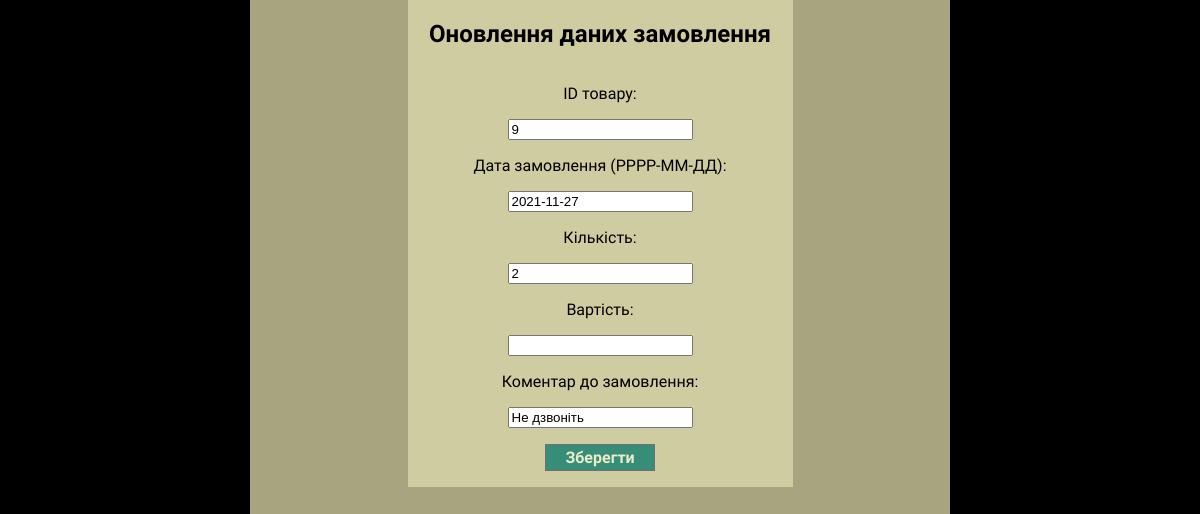
The page /update_orders.php?order_id=2 (signed in) on the database its author committed.
### tables this page shows
CREATE TABLE `Orders` (
  `order_id` int NOT NULL,
  `goods_id` int NOT NULL,
  `order_date` date NOT NULL,
  `quantity` int NOT NULL,
  `order_cost` int DEFAULT NULL,
  `comment` char(255) DEFAULT NULL
);

### update_orders.php (the view, shortened to what this page needs)
<?php
include "connect.php";
?>
<!DOCTYPE html>
<html>
<head>
<link rel="stylesheet" href="css/base.css">
</head>
<body>
<div class="divbg">
        <div class="regform">
<?php
if($_SERVER["REQUEST_METHOD"] === "GET" && isset($_GET["order_id"]))
{
    $orderid = mysqli_real_escape_string($conn, $_GET["order_id"]);
    $sql = "SELECT * FROM Orders WHERE order_id = '$orderid'";
    if($result = mysqli_query($conn, $sql)){
        if(mysqli_num_rows($result) > 0){
            foreach($result as $row){
                $goodsid = $row["goods_id"];
                $orderdate = $row["order_date"];
                $quantity = $row["quantity"];
                $ordercost = $row["order_cost"];
                $comment = $row["comment"];
            }
            echo "<h2>Оновлення даних замовлення</h2>
                <form method='post'>
                    <input type='hidden' name='order_id' value='$orderid' />
                    <p>ID товару:</p>
                    <p><input type='text' name='goods_id' value='$goodsid' /></p>
                    <p>Дата замовлення (РРРР-ММ-ДД):</p>
                    <p><input type='text' name='order_date' value='$orderdate' /></p>
                    <p>Кількість:</p>
                    <p><input type='number' name='quantity' value='$quantity' /></p>
                    <p>Вартість:</p>
                    <p><input type='number' name='order_cost' value='$ordercost' /></p>
                    <p>Коментар до замовлення:</p>
                    <p><input type='text' name='comment' value='$comment' /></p>
                    <p><input type='submit' class='button' value='Зберегти'></p>
            </form>";
        }
        else{
            echo "<div>Замовлення не знайдено</div>";
        }
    } else{
        echo "Помилка: " . mysqli_error($conn);
    }
}
else{
    echo "Некоректні дані";
}
?>
        </div>
    </div>
</body>
</html>

### css/base.css (style rules this page uses)
html,body { font-family: 'Unbounded', cursive; height: 100%; display: flex; flex-direction: column; margin: 0; padding: 0; opacity: 1; background: #707070; }
.button { border: 1px solid #707070; background-color: #378d78; color: #ebecc8; height: 27px; width: 110px; margin-left: auto; margin-right: auto; font-family: 'Unbounded', cursive; font-size: medium; font-weight: 600; }
.divbg { margin-left: auto; margin-right: auto; margin-top: 0px; width: 700px; height: 100%; padding: 0px; background-color: #a7a47f; }
.regform { display: flex; flex-direction: column; background-color: #cfcca2; margin-left: auto; margin-right: auto; width: 55%; padding-top: auto; padding-bottom: auto; }
h2, p { text-align: center; }
body { background-color: #000; }

### rows shown on the page
orders: goods_id "9", order_date "2021-11-27", quantity "2", comment "Не дзвоніть"
